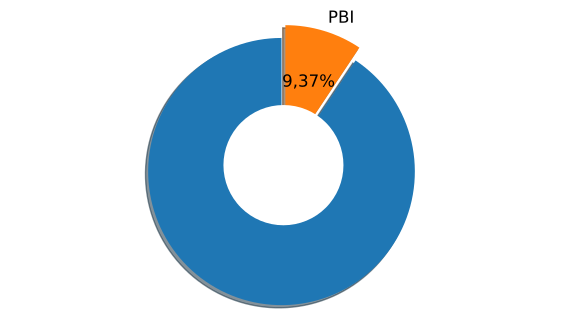

Recreate this plot in Python.
import numpy as np
import matplotlib.pyplot as plt
import pandas
from textwrap import wrap
from matplotlib.ticker import FuncFormatter
import locale
locale.setlocale(locale.LC_ALL, 'id_ID.UTF8')

plt.rcParams['pdf.fonttype'] = 42

import sys, os, inspect
currentdir = os.path.dirname(os.path.abspath(inspect.getfile(inspect.currentframe())))
parentdir = os.path.dirname(currentdir)
sys.path.insert(0, parentdir)

berkasSimpan = currentdir + '\\bab_04_04_proporsiPBI.pdf'
# judulDiagram = 'Anggaran Kesehatan'
judulDiagram = 'Proporsi PBI'
 
# Data to plot
labels = '', 'PBI'
paguDinkes = 102135300434
paguJKN = 18799200000
paguDinkesNonJKN = paguDinkes - paguJKN
sizes = [paguDinkesNonJKN,paguJKN]
colors = ['lightskyblue', 'lightcoral']
explode = (0.05, 0.05)  # explode 1st slice

# we only want to display one slice
# return the desired format with replace instead of lambda
def my_autopct(pct):
    return ('%.2f%%' % pct).replace('.', ',') if pct < 20 else ''
    
# plt.pie(sizes, explode=explode, labels=labels, colors=colors,
        # autopct=lambda p : '{:n}%'.format(round(p,2)), shadow=True, textprops=dict(fontsize=12), startangle=80)
# plt.pie(sizes, explode=explode, labels=labels, colors=colors, autopct=my_autopct, shadow=True, textprops=dict(fontsize=12), startangle=90)
plt.pie(sizes, explode=explode, labels=labels, autopct=my_autopct, shadow=True, textprops=dict(fontsize=12), startangle=90)

centre_circle = plt.Circle((0,0),0.45,fc='white')
fig = plt.gcf()
fig.gca().add_artist(centre_circle)

plt.axis('equal')

pyrfig = plt.figure(1)
# pyrfig.suptitle(judulDiagram)
pyrfig.set_figwidth(7)
pyrfig.set_figheight(4)
pyrfig.savefig(berkasSimpan, bbox_inches='tight')
plt.close(pyrfig)
# plt.show(pyrfig)
